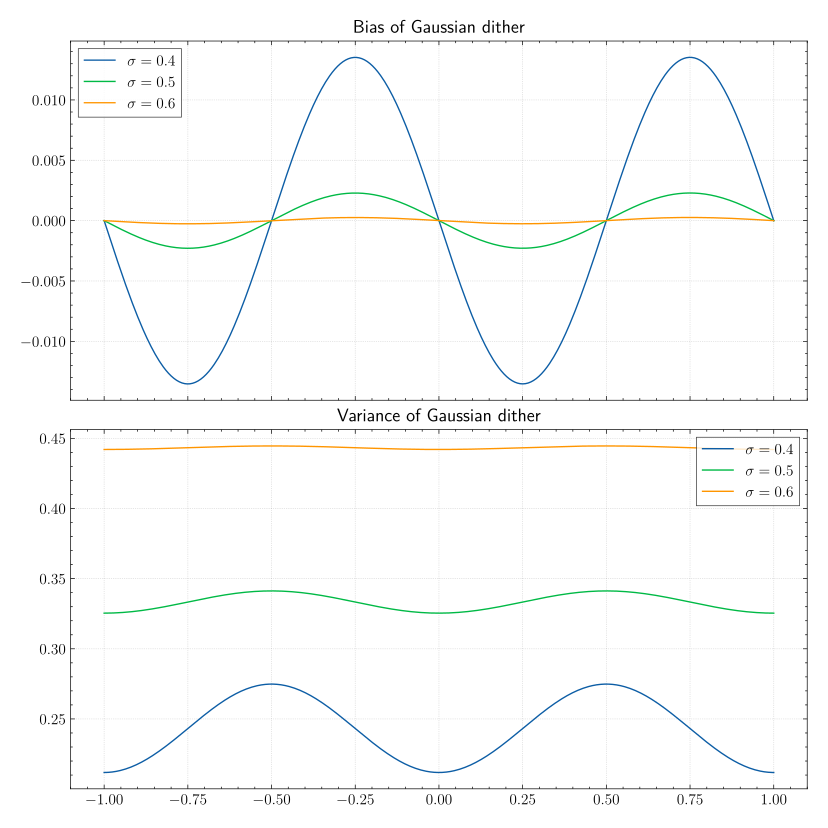

Python code for this plot:
import numpy as np
import matplotlib.pyplot as plt
from scipy.stats import norm
from scipy.integrate import trapezoid
from oetils import init_plotting

W = init_plotting(latex=True, sans=True)

xi = np.linspace(-4, 4, 1_000_000)
e = lambda x, s: trapezoid(np.round(x + xi[:, None]) * norm(0, s).pdf(xi)[:, None], xi, axis=0)
v = lambda es, x, s: trapezoid(norm(0, s).pdf(xi)[:, None] * (np.round(x + xi[:, None]) - es)**2, xi, axis=0)

x = np.linspace(-1, 1, 500)
fig, ax = plt.subplots(2, 1, sharex=True, figsize=(W, W))
ax[0].set_title('Bias of Gaussian dither')
ax[1].set_title('Variance of Gaussian dither')
for s in [0.4, 0.5, 0.6]:
    es = e(x, s)
    bs = es - x
    vs = v(es, x, s)
    ax[0].plot(x, bs, label=fr'$\sigma = {s:.1f}$')
    ax[1].plot(x, vs, label=fr'$\sigma = {s:.1f}$')
ax[0].legend()
ax[1].legend()
fig.savefig('ex-05-02.pdf')
